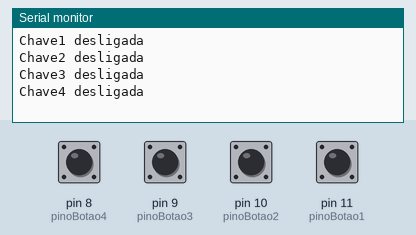
The sketch below on a simulated Arduino Uno, built with avr-gcc and run on an emulated ATmega328P. Parts: the last lines printed to the serial monitor. The test bench sets the inputs (shaded band); at power-on: pin 8 (pinoBotao4), pin 9 (pinoBotao3), pin 10 (pinoBotao2), pin 11 (pinoBotao1) LOW.

Above: at 1.2 s.
1.3 s: pin 8 (pinoBotao4) pulled HIGH for 0.15 s
At 1.43 s:
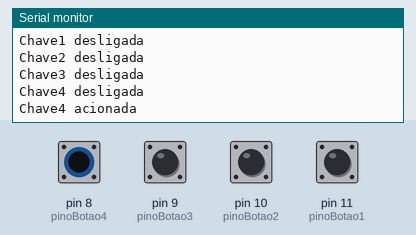
2.9 s: pin 9 (pinoBotao3) pulled HIGH for 0.15 s
At 3.6 s:
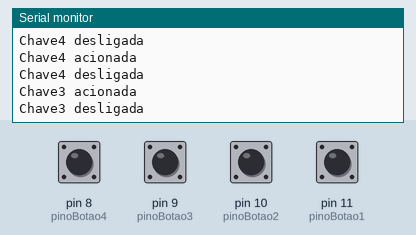
4.5 s: pin 10 (pinoBotao2) pulled HIGH for 0.15 s
At 5.8 s:
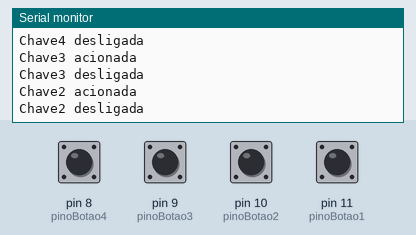
6.1 s: pin 11 (pinoBotao1) pulled HIGH for 0.15 s
At 7.2 s:
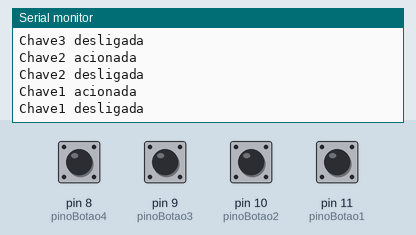
Timing chart, 0 to 8.7 s (numbered marks = the images above; inputs shaded):
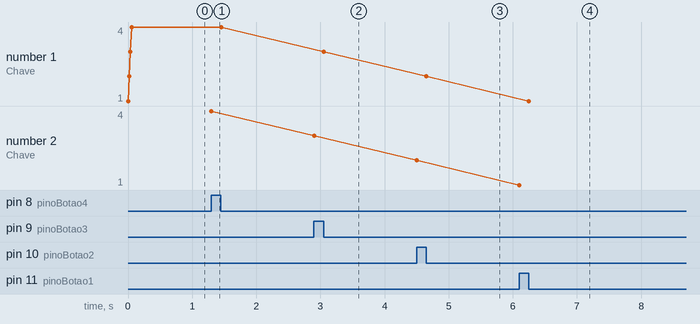

The sketch:

chave_fim_de_curso.ino
```cpp
//bt
byte pinoBotao1 = 11;
byte pinoBotao2 = 10;
byte pinoBotao3 = 9;
byte pinoBotao4 = 8;

String statusDir ;

int statusChave1;
int statusChave2;
int statusChave3;
int statusChave4;
int statusChave1_db;
int statusChave2_db;
int statusChave3_db;
int statusChave4_db;
//----------------------------

void setup()
{
     Serial.begin(9600);

     //Define o pino como entrada (Pino do botao)
    pinMode(pinoBotao1, INPUT);//bt1
    pinMode(pinoBotao2, INPUT);//bt2
    pinMode(pinoBotao3, INPUT);//bt3
    pinMode(pinoBotao4, INPUT);//bt4
}

void loop()
{

  if (digitalRead(pinoBotao1) == HIGH)
  {
    if(statusChave1 != 0){
      Serial.println("Chave1 acionada");
      statusChave1  = 0;
    }
  }else if (digitalRead(pinoBotao1) == LOW) {
    if(statusChave1 != 1){
      Serial.println("Chave1 desligada");
      statusChave1 = 1;
    }
  }

  if (digitalRead(pinoBotao2) == HIGH)
  {
    if(statusChave2 != 0){
      Serial.println("Chave2 acionada");
      statusChave2  = 0;
    }
  }else if (digitalRead(pinoBotao2) == LOW) {
    if(statusChave2 != 1){
      Serial.println("Chave2 desligada");
      statusChave2 = 1;
    }
  }

  if (digitalRead(pinoBotao3) == HIGH)
  {
    if(statusChave3 != 0){
      Serial.println("Chave3 acionada");
      statusChave3  = 0;
    }
  }else if (digitalRead(pinoBotao3) == LOW) {
    if(statusChave3 != 1){
      Serial.println("Chave3 desligada");
      statusChave3 = 1;
    }
  }

  if (digitalRead(pinoBotao4) == HIGH)
  {
    if(statusChave4 != 0){
      Serial.println("Chave4 acionada");
      statusChave4  = 0;
    }
  }else if (digitalRead(pinoBotao4) == LOW) {
    if(statusChave4 != 1){
      Serial.println("Chave4 desligada");
      statusChave4 = 1;
    }
  }
  /*
  int leitura_atual_1 = digitalRead(pinoBotao1);
  if(leitura_atual_1 != leitura_anterior_1){time_ultimo_debounce_1 = millis(); debounce_ok_1;}
  if((millis()-time_ultimo_debounce_1)>DEBOUNCE_DELAY_1){debounce_ok_1=1;}
  if(debounce_ok_1 == 1){
    if(leitura_atual_1 == 1 && leitura_anterior_db_1 == 0){
      Serial.println("Chave 1 acionada");
      leitura_anterior_db_1 = leitura_atual_1;
    }


  }

  int leitura_atual_2 = digitalRead(pinoBotao2);
  if(leitura_atual_2 != leitura_anterior_2){time_ultimo_debounce_2 = millis(); debounce_ok_2;}
  if((millis()-time_ultimo_debounce_2)>DEBOUNCE_DELAY_2){debounce_ok_2=1;}
  if(debounce_ok_2 == 1){
    if(leitura_atual_2 == 1 && leitura_anterior_db_2 == 0){
      Serial.println("Chave 2 acionada");
    }
    leitura_anterior_db_2 = leitura_atual_2;

  }


  int leitura_atual_3 = digitalRead(pinoBotao3);
  if(leitura_atual_3 != leitura_anterior_3){time_ultimo_debounce_3 = millis(); debounce_ok_3;}
  if((millis()-time_ultimo_debounce_3)>DEBOUNCE_DELAY_3){debounce_ok_3=1;}
  if(debounce_ok_3 == 1){
    if(leitura_atual_3 == 1 && leitura_anterior_db_3 == 0){
      Serial.println("Chave 3 acionada");
    }
    leitura_anterior_db_3 = leitura_atual_3;

  }


  int leitura_atual_4 = digitalRead(pinoBotao4);
  if(leitura_atual_4 != leitura_anterior_4){time_ultimo_debounce_4 = millis(); debounce_ok_4;}
  if((millis()-time_ultimo_debounce_4)>DEBOUNCE_DELAY_4){debounce_ok_4=1;}
  if(debounce_ok_4 == 1){
    if(leitura_atual_4 == 1 && leitura_anterior_db_4 == 0){
      Serial.println("Chave 4 acionada");
    }
    leitura_anterior_db_4 = leitura_atual_4;

  }
  */


}
```

Measured:
- after the input at 1.3 s, the serial monitor: prints a new line at once (image 1)
- after the input at 2.9 s, the serial monitor: prints a new line at once (image 2)
- after the input at 4.5 s, the serial monitor: prints a new line at once (image 3)
- after the input at 6.1 s, the serial monitor: prints a new line at once (image 4)
- plotted number 1: 3 → 2 after the input at 4.5 s, 2 → 1 after the input at 6.1 s
- plotted number 2: 3 → 2 after the input at 4.5 s, 2 → 1 after the input at 6.1 s
